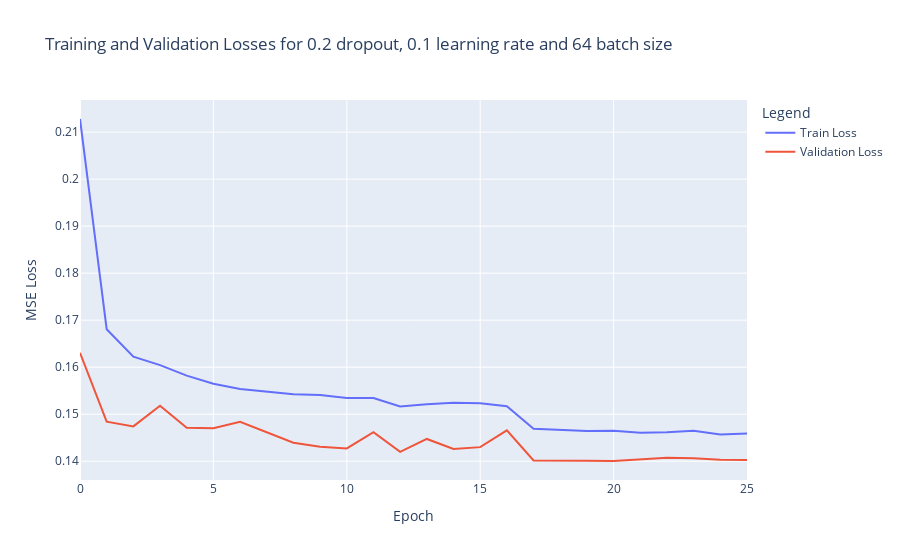

This figure's notebook cell:
### Markdown cell above
Plotting for the best model

### Code cell
import plotly.graph_objects as go

fig = go.Figure()
x = list(range(len(bestTrainLossArray)))  
fig.add_trace(go.Scatter(x=x,y=bestTrainLossArray, mode='lines', name='Train Loss'))
fig.add_trace(go.Scatter(x=x,y=bestValLossArray, mode='lines', name='Validation Loss'))
fig.update_layout(
    title=f'Training and Validation Losses for {bestParams['dropout']} dropout, {bestParams['learningRate']} learning rate and {bestParams['batchSize']} batch size',
    xaxis_title='Epoch',
    yaxis_title='MSE Loss',
    legend_title='Legend'
)
fig.show()

### Figure 1 — Plotly figure (JSON) as saved in the notebook; plotly's stock layout.template omitted (floating-point values rounded to 4 significant figures)
{"data": [{"mode": "lines", "name": "Train Loss", "type": "scatter", "x": [0, 1, 2, 3, 4, 5, 6, 7, 8, 9, 10, 11, 12, 13, 14, 15, 16, 17, 18, 19, 20, 21, 22, 23, 24, 25], "y": [0.2128, 0.1681, 0.1622, 0.1604, 0.1582, 0.1565, 0.1554, 0.1547, 0.1542, 0.1541, 0.1535, 0.1534, 0.1517, 0.1521, 0.1525, 0.1523, 0.1517, 0.1469, 0.1467, 0.1464, 0.1465, 0.1461, 0.1462, 0.1465, 0.1457, 0.1459]}, {"mode": "lines", "name": "Validation Loss", "type": "scatter", "x": [0, 1, 2, 3, 4, 5, 6, 7, 8, 9, 10, 11, 12, 13, 14, 15, 16, 17, 18, 19, 20, 21, 22, 23, 24, 25], "y": [0.163, 0.1484, 0.1474, 0.1518, 0.1471, 0.147, 0.1484, 0.1461, 0.1439, 0.1431, 0.1427, 0.1462, 0.142, 0.1447, 0.1426, 0.143, 0.1466, 0.1401, 0.1402, 0.1401, 0.14, 0.1403, 0.1407, 0.1407, 0.1403, 0.1403]}], "layout": {"legend": {"title": {"text": "Legend"}}, "title": {"text": "Training and Validation Losses for 0.2 dropout, 0.1 learning rate and 64 batch size"}, "xaxis": {"title": {"text": "Epoch"}}, "yaxis": {"title": {"text": "MSE Loss"}}}}
